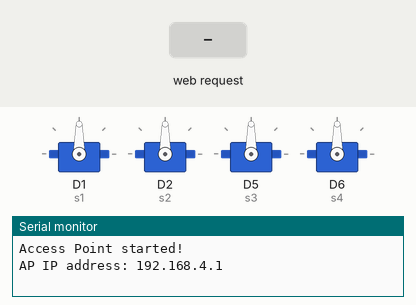
Recording of a sketch running on a simulated ESP8266 (NodeMCU). Parts: 4 × servo, the last lines printed to the serial monitor. Inputs (shaded band) come from the test bench.

Above: at 1.2 s.
1.3 s: HTTP request GET /action?cmd=forward received
At 2.6 s:
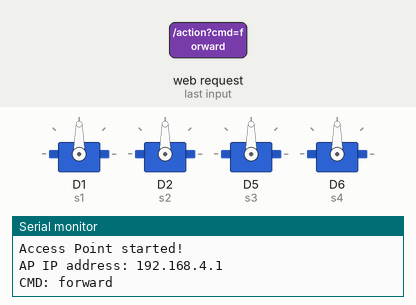
2.9 s: HTTP request GET /action?cmd=backward received
At 4.0 s:
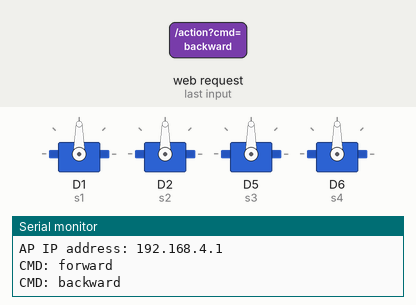
4.5 s: HTTP request GET /action?cmd=left received
At 5.5 s:
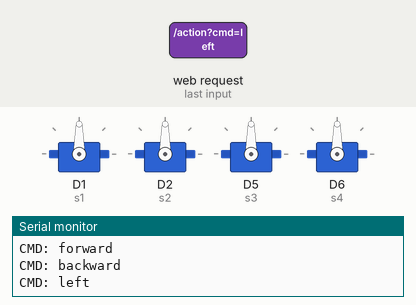
6.0 s: HTTP request GET /action?cmd=right received
At 6.6 s:
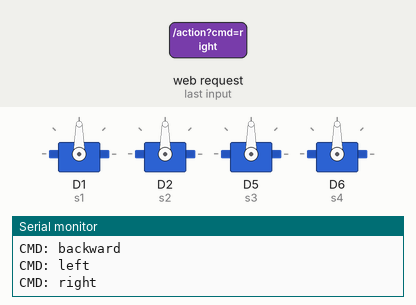
Timing chart, 0 to 8.5 s (numbered marks = the images above; inputs shaded):
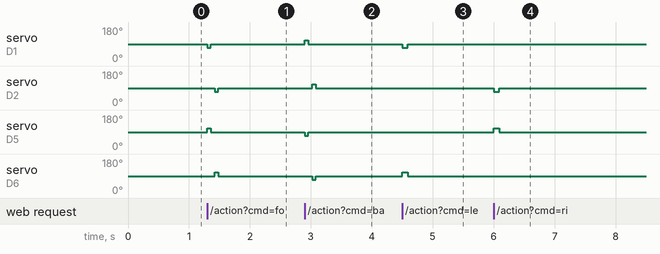

Measured:
- after the input at 1.3 s, servo on D1 (s1): 90° → 70° at once, → 90° 0.06 s later; servo on D2 (s2): 90° → 70° after 0.12 s, → 90° 0.06 s later; servo on D5 (s3): 90° → 110° at once, → 90° 0.06 s later; servo on D6 (s4): 90° → 110° after 0.12 s, → 90° 0.06 s later
- after the input at 2.9 s, servo on D1 (s1): 90° → 110° at once, → 90° 0.06 s later; servo on D2 (s2): 90° → 110° after 0.12 s, → 90° 0.06 s later; servo on D5 (s3): 90° → 70° at once, → 90° 0.06 s later; servo on D6 (s4): 90° → 70° after 0.12 s, → 90° 0.06 s later
- after the input at 4.5 s, servo on D1 (s1): 90° → 70° at once, → 90° 0.09 s later; servo on D6 (s4): 90° → 110° at once, → 90° 0.09 s later
- after the input at 6.0 s, servo on D2 (s2): 90° → 70° at once, → 90° 0.09 s later; servo on D5 (s3): 90° → 110° at once, → 90° 0.09 s later

The sketch:

ESP8266_QUADRUPED_ROBOT.ino
```cpp
#include <ESP8266WiFi.h>
#include <WiFiClient.h>
#include <ESP8266WebServer.h>
#include <Servo.h>

// WiFi credentials
const char* ssid = "Quadruped_Robot";         // CHANGE YOUR OWN SSID
const char* password = "Technology!62#";      // CHANGE YOUR OWN PASSWORD

// Servo objects
Servo s1, s2, s3, s4;

// WiFi server
ESP8266WebServer server(80);

// Current command
String command = "";

void setup() {
  Serial.begin(115200);

  // Set up ESP8266 as Access Point
  WiFi.softAP(ssid, password);
  Serial.println("Access Point started!");
  Serial.print("AP IP address: ");
  Serial.println(WiFi.softAPIP());

  // Start server
  server.begin();

  // Attach servos to GPIO pins
  s1.attach(D1);  // Front Left
  s2.attach(D2);  // Front Right
  s3.attach(D5);  // Back Left
  s4.attach(D6);  // Back Right

  centerAll(); // Initial servo positions

  // Define server routes
  server.on("/", handleRoot);
  server.on("/action", handleAction);
}

void loop() {
  server.handleClient();
}

void handleRoot() {
  server.send(200, "text/html", buildWebPage());
}

void handleAction() {
  if (server.hasArg("cmd")) {
    command = server.arg("cmd");
    Serial.println("CMD: " + command);

    if (command == "forward") walkForward();
    else if (command == "backward") walkBackward();
    else if (command == "left") turnLeft();
    else if (command == "right") turnRight();
    else centerAll();

    server.send(200, "text/plain", "OK");
  }
}

// ---- SERVO CONTROL LOGIC ----
void walkForward() {
  s1.write(70); s3.write(110);
  delay(60);  // faster
  s1.write(90); s3.write(90);
  delay(60);
  s2.write(70); s4.write(110);
  delay(60);
  s2.write(90); s4.write(90);
}

void walkBackward() {
  s1.write(110); s3.write(70);
  delay(60);  // faster
  s1.write(90); s3.write(90);
  delay(60);
  s2.write(110); s4.write(70);
  delay(60);
  s2.write(90); s4.write(90);
}

void turnLeft() {
  s1.write(70); s4.write(110);
  delay(90);  // faster
  centerAll();
}

void turnRight() {
  s2.write(70); s3.write(110);
  delay(90);  // faster
  centerAll();
}

void centerAll() {
  s1.write(90);
  s2.write(90);
  s3.write(90);
  s4.write(90);
}

// ---- HTML & BUTTON WEB UI ----
String buildWebPage() {
  String html = R"====(
    <!DOCTYPE html>
    <html>
    <head>
      <title>Quadruped Robot Control</title>
      <meta name='viewport' content='width=device-width, initial-scale=1'>
      <style>
        body {
          font-family: sans-serif;
          text-align: center;
          background: #f4f4f4;
        }
        h1 {
          margin-top: 20px;
        }
        .button-grid {
          display: grid;
          grid-template-columns: 1fr 1fr 1fr;
          gap: 15px;
          max-width: 300px;
          margin: 40px auto;
        }
        button {
          padding: 20px;
          font-size: 18px;
          background: #007bff;
          color: white;
          border: none;
          border-radius: 10px;
          box-shadow: 0 4px 6px rgba(0,0,0,0.2);
        }
        button:active {
          background: #0056b3;
        }
      </style>
    </head>
    <body>
      <h1>Quadruped Robot Control</h1>
      <div class="button-grid">
        <div></div>
        <button onclick="sendCommand('forward')">Forward</button>
        <div></div>
        <button onclick="sendCommand('left')">Left</button>
        <button onclick="sendCommand('center')">Center</button>
        <button onclick="sendCommand('right')">Right</button>
        <div></div>
        <button onclick="sendCommand('backward')">Backward</button>
        <div></div>
      </div>

      <script>
        function sendCommand(cmd) {
          fetch('/action?cmd=' + cmd)
            .then(response => response.text())
            .then(data => console.log("Sent command: " + cmd));
        }
      </script>
    </body>
    </html>
  )====";
  return html;
}
```
